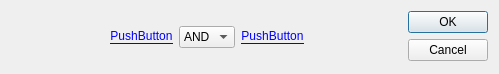
<?xml version="1.0" encoding="UTF-8"?>
<ui version="4.0">
 <class>DlgConditionType</class>
 <widget class="QDialog" name="DlgConditionType">
  <property name="geometry">
   <rect>
    <x>0</x>
    <y>0</y>
    <width>499</width>
    <height>74</height>
   </rect>
  </property>
  <property name="sizePolicy">
   <sizepolicy hsizetype="Preferred" vsizetype="Fixed">
    <horstretch>0</horstretch>
    <verstretch>0</verstretch>
   </sizepolicy>
  </property>
  <property name="maximumSize">
   <size>
    <width>16777215</width>
    <height>74</height>
   </size>
  </property>
  <property name="windowTitle">
   <string>编辑条件节点</string>
  </property>
  <layout class="QHBoxLayout" name="horizontalLayout_2">
   <item>
    <layout class="QVBoxLayout" name="verticalLayout">
     <item>
      <layout class="QHBoxLayout" name="horizontalLayout">
       <item>
        <spacer name="horizontalSpacer">
         <property name="orientation">
          <enum>Qt::Horizontal</enum>
         </property>
         <property name="sizeHint" stdset="0">
          <size>
           <width>40</width>
           <height>20</height>
          </size>
         </property>
        </spacer>
       </item>
       <item>
        <widget class="QPushButton" name="btnText_1">
         <property name="whatsThis">
          <string>&lt;html&gt;&lt;head/&gt;&lt;body&gt;&lt;p&gt;VALUE&lt;/p&gt;&lt;/body&gt;&lt;/html&gt;</string>
         </property>
         <property name="styleSheet">
          <string notr="true">background-color:transparent;
color:blue;
border:none;
border-bottom:1px solid blue;</string>
         </property>
         <property name="text">
          <string>PushButton</string>
         </property>
        </widget>
       </item>
       <item>
        <widget class="QComboBox" name="comboBox">
         <property name="sizePolicy">
          <sizepolicy hsizetype="Fixed" vsizetype="Fixed">
           <horstretch>0</horstretch>
           <verstretch>0</verstretch>
          </sizepolicy>
         </property>
         <item>
          <property name="text">
           <string>AND</string>
          </property>
         </item>
         <item>
          <property name="text">
           <string>OR</string>
          </property>
         </item>
         <item>
          <property name="text">
           <string>==</string>
          </property>
         </item>
         <item>
          <property name="text">
           <string>&gt;</string>
          </property>
         </item>
         <item>
          <property name="text">
           <string>&lt;</string>
          </property>
         </item>
         <item>
          <property name="text">
           <string>&gt;=</string>
          </property>
         </item>
         <item>
          <property name="text">
           <string>&lt;=</string>
          </property>
         </item>
        </widget>
       </item>
       <item>
        <widget class="QPushButton" name="btnText_2">
         <property name="whatsThis">
          <string>&lt;html&gt;&lt;head/&gt;&lt;body&gt;&lt;p&gt;VALUE&lt;/p&gt;&lt;/body&gt;&lt;/html&gt;</string>
         </property>
         <property name="styleSheet">
          <string notr="true">background-color:rgba(255,178,0,0%);
color:blue;
border:none;
border-bottom:1px solid blue;</string>
         </property>
         <property name="text">
          <string>PushButton</string>
         </property>
        </widget>
       </item>
       <item>
        <spacer name="horizontalSpacer_2">
         <property name="orientation">
          <enum>Qt::Horizontal</enum>
         </property>
         <property name="sizeHint" stdset="0">
          <size>
           <width>40</width>
           <height>20</height>
          </size>
         </property>
        </spacer>
       </item>
       <item>
        <widget class="QDialogButtonBox" name="buttonBox">
         <property name="orientation">
          <enum>Qt::Vertical</enum>
         </property>
         <property name="standardButtons">
          <set>QDialogButtonBox::Cancel|QDialogButtonBox::Ok</set>
         </property>
        </widget>
       </item>
      </layout>
     </item>
    </layout>
   </item>
  </layout>
 </widget>
 <resources/>
 <connections>
  <connection>
   <sender>buttonBox</sender>
   <signal>accepted()</signal>
   <receiver>DlgConditionType</receiver>
   <slot>accept()</slot>
   <hints>
    <hint type="sourcelabel">
     <x>248</x>
     <y>254</y>
    </hint>
    <hint type="destinationlabel">
     <x>157</x>
     <y>274</y>
    </hint>
   </hints>
  </connection>
  <connection>
   <sender>buttonBox</sender>
   <signal>rejected()</signal>
   <receiver>DlgConditionType</receiver>
   <slot>reject()</slot>
   <hints>
    <hint type="sourcelabel">
     <x>316</x>
     <y>260</y>
    </hint>
    <hint type="destinationlabel">
     <x>286</x>
     <y>274</y>
    </hint>
   </hints>
  </connection>
 </connections>
</ui>
